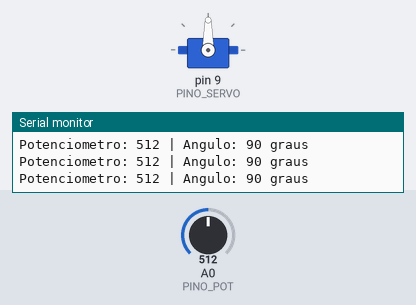
This sketch was run on a simulated Arduino Uno, built with avr-gcc and run on an emulated ATmega328P. On the bench: servo, the last lines printed to the serial monitor. The inputs (shaded band) are chosen by the test bench; at power-on: A0 (PINO_POT) = 512.

Above: at 1.2 s.
1.3 s: A0 (PINO_POT) set to 556
At 1.6 s:
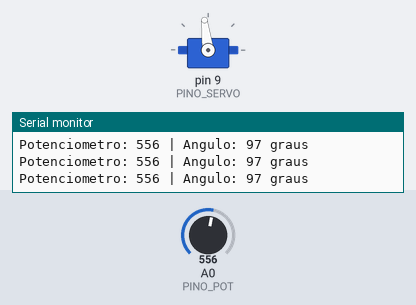
4.3 s: A0 (PINO_POT) set to 583
At 5.2 s:
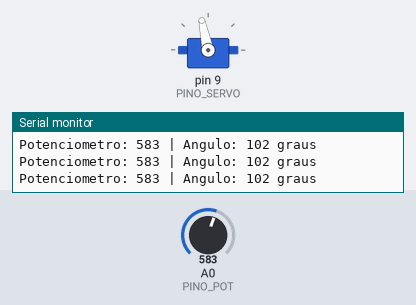
5.8 s: A0 (PINO_POT) set to 982
At 6.3 s:
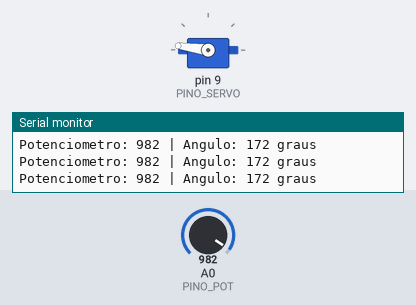
7.3 s: A0 (PINO_POT) set to 1009
At 8.6 s:
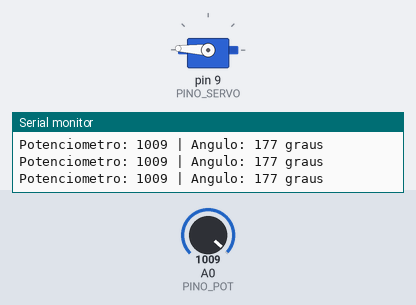
10.3 s: A0 (PINO_POT) set to 900
At 11.5 s:
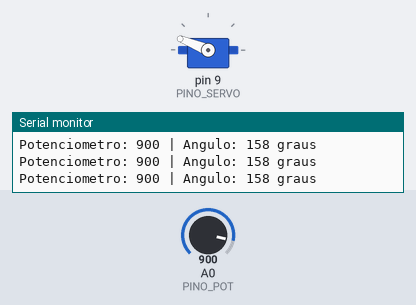
11.8 s: A0 (PINO_POT) set to 306
At 12.5 s:
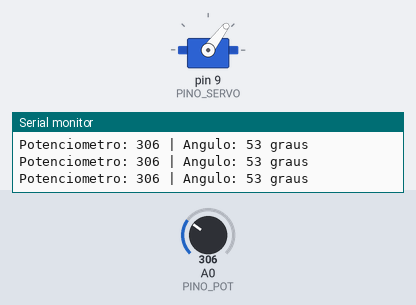
Timing chart, 0 to 14.3 s (numbered marks = the images above; inputs shaded):
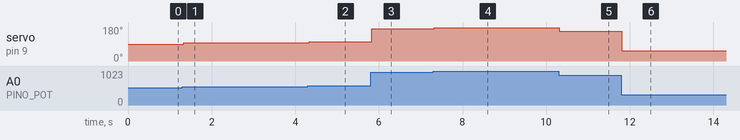

Measured:
- after the input at 1.3 s, servo on pin 9 (PINO_SERVO): 90° → 97° at once
- after the input at 4.3 s, servo on pin 9 (PINO_SERVO): 97° → 102° at once
- after the input at 5.8 s, servo on pin 9 (PINO_SERVO): 102° → 172° at once
- after the input at 7.3 s, servo on pin 9 (PINO_SERVO): 172° → 177° at once
- after the input at 10.3 s, servo on pin 9 (PINO_SERVO): 177° → 158° at once
- after the input at 11.8 s, servo on pin 9 (PINO_SERVO): 158° → 53° at once

The sketch:

22_01_servo_potenciometro.ino
```cpp
// Servo controlado por potenciometro
#include <Servo.h>
Servo meuServo;
const int PINO_POT   = A0;
const int PINO_SERVO = 9;

void setup() {
  meuServo.attach(PINO_SERVO);
  Serial.begin(9600);
}

void loop() {
  // Le o potenciometro: valores entre 0 e 1023
  int leituraPot = analogRead(PINO_POT);
  // Converte a escala 0-1023 para 0-180 graus
  int angulo = map(leituraPot, 0, 1023, 0, 180);
  // Posiciona o servo
  meuServo.write(angulo);
  // Exibe os valores no Monitor Serial
  Serial.print("Potenciometro: ");
  Serial.print(leituraPot);
  Serial.print(" | Angulo: ");
  Serial.print(angulo);
  Serial.println(" graus");
  delay(15);
}
```
